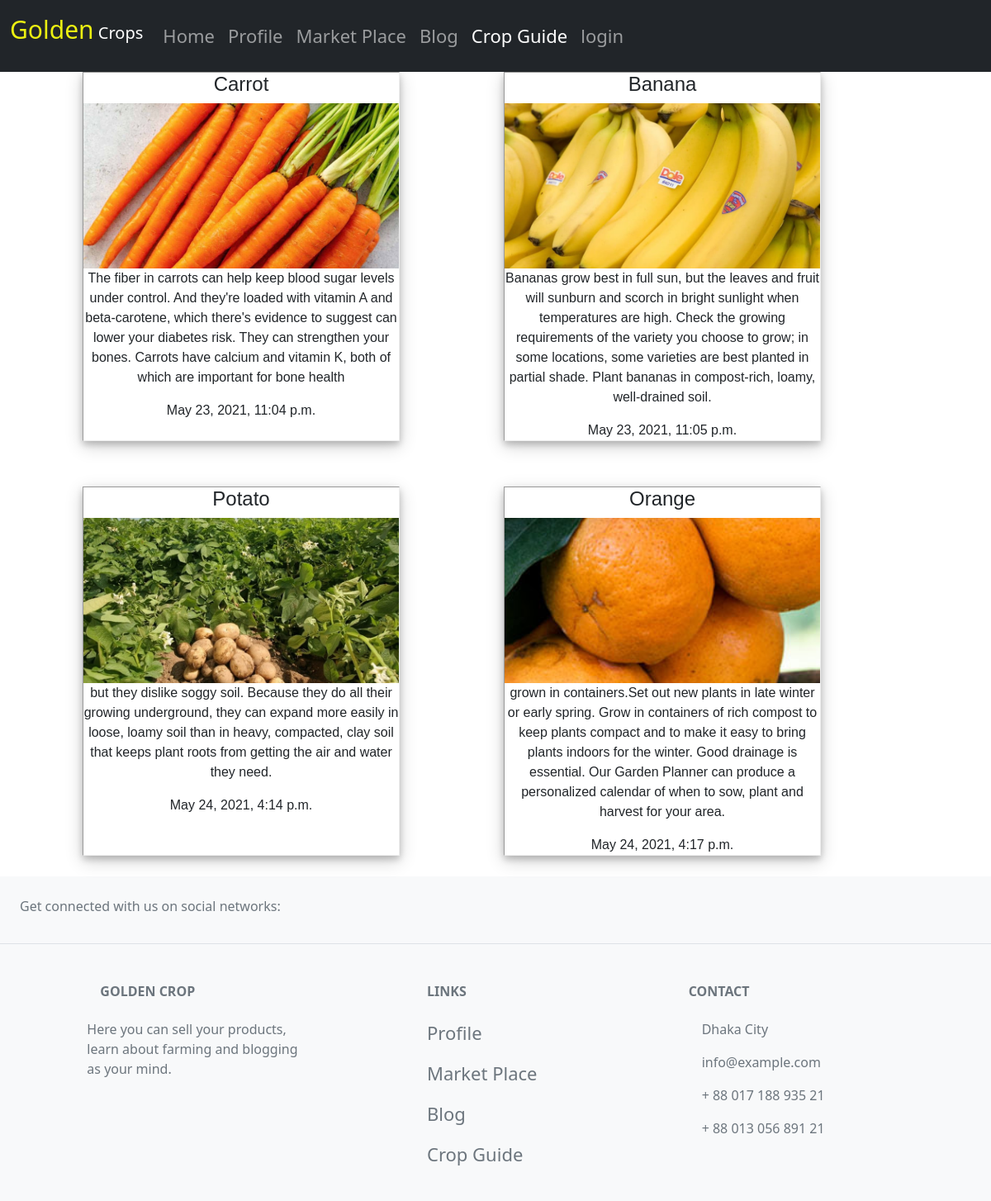
The page /crop_guide on the database its author committed.
### home/models.py (models this page shows)
class CropGuide(models.Model):
    title=models.TextField(max_length=50, blank=True)
    intro=models.TextField(max_length=100, blank=True)
    post=models.TextField(max_length=1000, blank=True)
    pub_date=models.DateTimeField(auto_now_add=True)
    image=models.ImageField(upload_to="home/images", default="",null=True, blank=True)

### home/views.py (the view)
# urls.py: path("crop_guide",views.crop_guide, name='crop_guide'),
def crop_guide (request):
        data=CropGuide.objects.all()
        return render(request,'crop_guide.html', {'data':data})

### templates/crop_guide.html (shortened to what this page needs)
{% extends 'base.html' %}
{% block cropactive%}active{% endblock cropactive%}
{% block body %}
     <div class="cropguidefull">
     {% for temp in data %}
     <div  class="blog">
     <center>
    <h4>{{temp.title}}</br></h4>
    <a href="{{temp.image}}">
               <img class="img" src="{{temp.image}}"alt="5 Terre" style="width:100%">
          </a>
    <p>{{temp.post}}</p>
    <date>{{temp.pub_date}}
    </div>
    {% endfor %}
    </div>
    {% endblock body %}

### templates/style.css (style rules this page uses)
.cropguidefull { margin:0 auto; max-width: 1000px; display:grid; grid-template-columns: repeat(auto-fit , minmax(10rem,30rem)); gap: 30px; font-family: sans-serif; }
.blog { border: 1px; border-style:inset; width: 80%; background-color: white; box-shadow: 0 4px 8px 0 rgba(0, 0, 0, 0.2), 0 6px 20px 0 rgba(0, 0, 0, 0.19); margin-bottom: 25px; }
.img { width: 200px; height: 200px; object-fit: cover; border-radius: 0% }
a { text-decoration: none; font-size: 22px; color: black; }

### rows shown on the page
CropGuide: title "Carrot", image (picture), post "The fiber in carrots can help keep blood sugar levels under control. And they're loaded with vitamin A and beta-carotene, which there's evidence to suggest can lower your diabetes risk. They can strengthen your bones. Carrots have calcium and vitamin K, both of which are important for bone health", pub_date "May 23, 2021, 11:04 p.m."
CropGuide: title "Banana", image (picture), post "Bananas grow best in full sun, but the leaves and fruit will sunburn and scorch in bright sunlight when temperatures are high. Check the growing requirements of the variety you choose to grow; in some locations, some varieties are best planted in partial shade. Plant bananas in compost-rich, loamy, well-drained soil.", pub_date "May 23, 2021, 11:05 p.m."
CropGuide: title "Potato", image (picture), post "but they dislike soggy soil. Because they do all their growing underground, they can expand more easily in loose, loamy soil than in heavy, compacted, clay soil that keeps plant roots from getting the air and water they need.", pub_date "May 24, 2021, 4:14 p.m."
CropGuide: title "Orange", image (picture), post "grown in containers.Set out new plants in late winter or early spring. Grow in containers of rich compost to keep plants compact and to make it easy to bring plants indoors for the winter. Good drainage is essential. Our Garden Planner can produce a personalized calendar of when to sow, plant and harvest for your area.", pub_date "May 24, 2021, 4:17 p.m."
